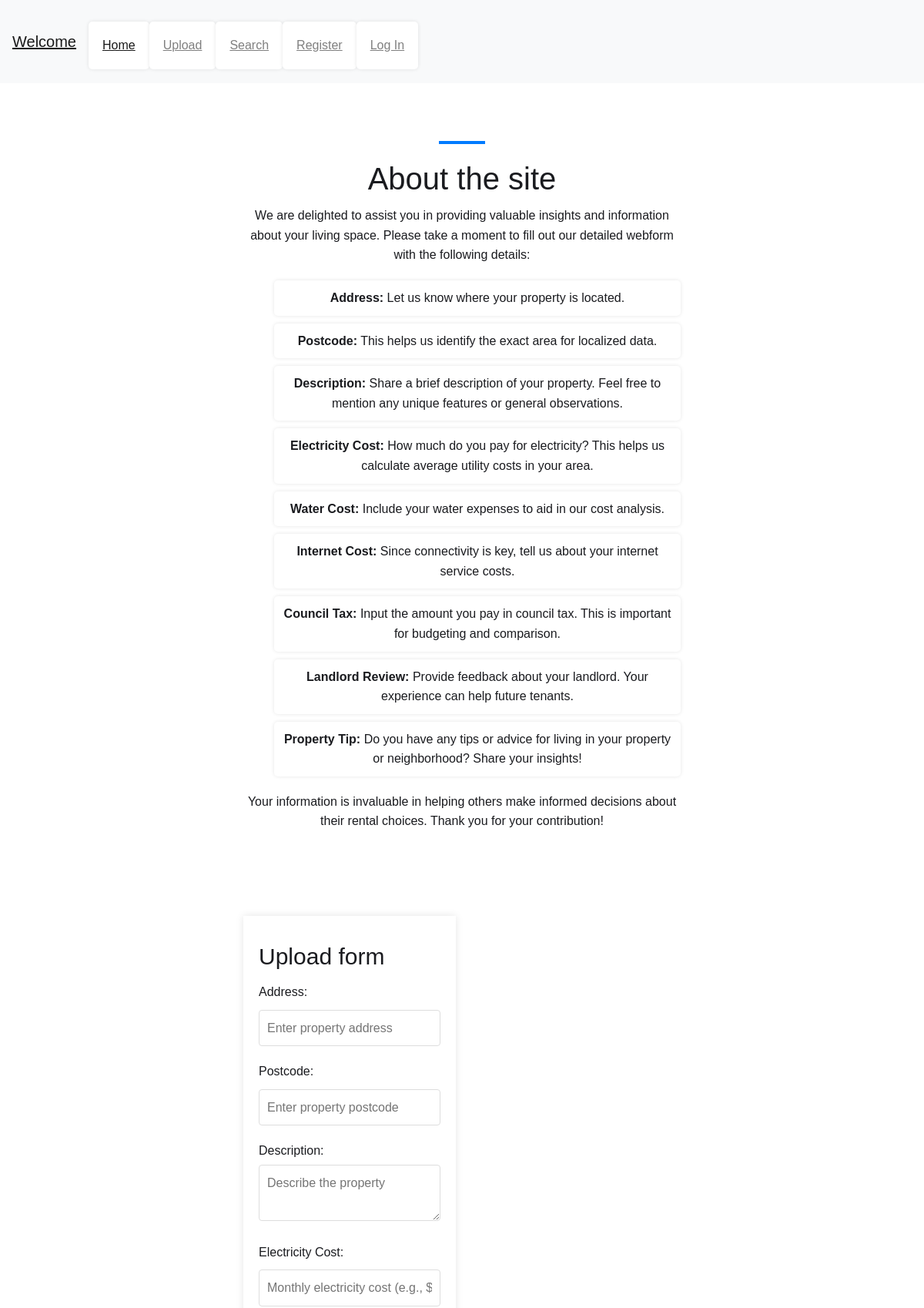
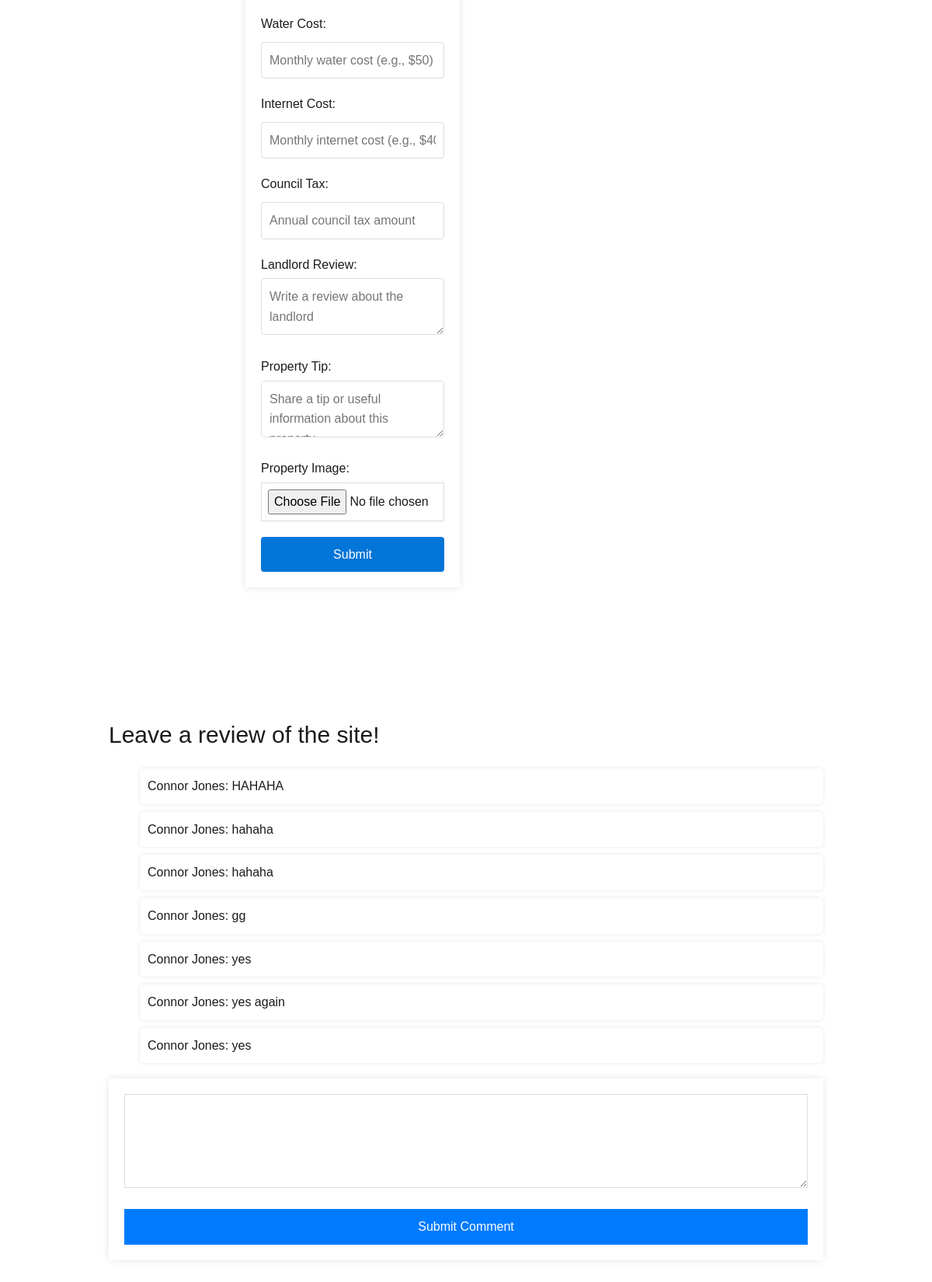
/about (upper part), run on the app's committed database (2 pictures, top to bottom).
### tables this page shows
CREATE TABLE "comments" (
	"id"	INTEGER,
	"user_id"	INTEGER,
	"page"	TEXT,
	"comment_text"	INTEGER,
	PRIMARY KEY("id")
);

CREATE TABLE "users" (
	"id"	INTEGER,
	"first_name"	TEXT,
	"last_name"	TEXT,
	"email"	TEXT,
	"password"	TEXT,
	PRIMARY KEY("id")
);

### app.py (the view, shortened to what this page needs)
@app.route('/about', methods=['GET', 'POST'])
def about():
    title = "About"
    page = 'about'  # Initialize the page variable
    conn = sqlite3.connect('your_database.db')
    c = conn.cursor()
    c.execute('SELECT users.first_name, users.last_name, comments.comment_text FROM comments JOIN users ON comments.user_id = users.id WHERE comments.page = ?', (page,))
    comments = c.fetchall()
    original_content = "Your original about page content goes here..."
    conn.close()
    return render_template("about.html", title=title, page=page, comments=comments, original_content=original_content)

### templates/about.html (shortened to what this page needs)
{% extends 'base.html' %}
{% block content %}
<div class="section">
  <div class="container">
    <div class="about-center">
      <div class="about-head-text-wrap">
        <div class="label cc-about-light"></div>
        <h2 class="hi-there-heading">About the site</h2>
        <p>We are delighted to assist you in providing valuable insights and information about your living space. Please take a moment to fill out our detailed webform with the following details:</p>
<ul>
    <li><strong>Address:</strong> Let us know where your property is located.</li>
    <li><strong>Postcode:</strong> This helps us identify the exact area for localized data.</li>
    <li><strong>Description:</strong> Share a brief description of your property. Feel free to mention any unique features or general observations.</li>
    <li><strong>Electricity Cost:</strong> How much do you pay for electricity? This helps us calculate average utility costs in your area.</li>
    <li><strong>Water Cost:</strong> Include your water expenses to aid in our cost analysis.</li>
    <li><strong>Internet Cost:</strong> Since connectivity is key, tell us about your internet service costs.</li>
    <li><strong>Council Tax:</strong> Input the amount you pay in council tax. This is important for budgeting and comparison.</li>
    <li><strong>Landlord Review:</strong> Provide feedback about your landlord. Your experience can help future tenants.</li>
    <li><strong>Property Tip:</strong> Do you have any tips or advice for living in your property or neighborhood? Share your insights!</li>
</ul>
<p>Your information is invaluable in helping others make informed decisions about their rental choices. Thank you for your contribution!</p>
      </div>
    </div>
  </div>
</div>
<div class="section">
  <div class="container">
    <div class="w-layout-grid skills-grid">
      <div id="w-node-dac044b7-be90-60f3-414d-4224828ffd8a-76c65c7a" class="skillset-wrap">
        <div class="property-details">
          <form action="/submit-property" method="post" enctype="multipart/form-data">
            <h3>Upload form</h3>
            <label for="address">Address:</label>
            <input type="text" name="address" placeholder="Enter property address"><br>
            <label for="postcode">Postcode:</label>
            <input type="text" name="postcode" placeholder="Enter property postcode"><br>
            <label for="description">Description:</label>
            <textarea name="description" placeholder="Describe the property"></textarea><br>
            <label for="electricity">Electricity Cost:</label>
            <input type="text" name="electricity" placeholder="Monthly electricity cost (e.g., $100)"><br>
            <label for="water">Water Cost:</label>
            <input type="text" name="water" placeholder="Monthly water cost (e.g., $50)"><br>
            <label for="internet">Internet Cost:</label>
            <input type="text" name="internet" placeholder="Monthly internet cost (e.g., $40)"><br>
            <label for="council_tax">Council Tax:</label>
            <input type="text" name="council_tax" placeholder="Annual council tax amount"><br>
            <label for="landlord_review">Landlord Review:</label>
            <textarea name="landlord_review" placeholder="Write a review about the landlord"></textarea><br>
            <label for="property_tip">Property Tip:</label>
            <textarea name="property_tip" placeholder="Share a tip or useful information about this property"></textarea><br>
            <label for="image">Property Image:</label>
            <input type="file" name="file" accept="image/png, image/jpeg, image/gif"><br>
            <input type="submit" value="Submit">
        </form>
      </div>
</body>
<div class="container">
  {% if comments %}
  <h3>Leave a review of the site!</h3>
  <ul>
    {% for comment in comments %}
    <li>{{ comment[0] }} {{ comment[1] }}: {{ comment[2] }}</li>
    {% endfor %}
  </ul>
  {% endif %}
  <form action="{{ url_for('about') }}" method="post">
    <textarea name="comment_text" rows="4" cols="50"></textarea><br>
    <input type="submit" value="Submit Comment">
  </form>
</div>
{% endblock %}

### templates/base.html (shortened to what this page needs)
<!doctype html>
<html lang="en">
<head>
    <link rel="stylesheet" href="https://cdn.jsdelivr.net/npm/bootstrap@4.4.1/dist/css/bootstrap.min.css">
    <link rel="stylesheet" href="static/css/Style.css">
</head>
<body>
<nav class="navbar navbar-expand-lg navbar-light bg-light">
    <a class="navbar-brand" href="{{ url_for('index')}}">Welcome</a>
    <div class="collapse navbar-collapse" id="navbarSupportedContent">
      <ul class="navbar-nav mr-auto">
          <li class="nav-item active">
              <a class="nav-link" href="{{ url_for('index')}}">Home <span class="sr-only">(current)</span></a>
          </li>
          <li class="nav-item">
              <a class="nav-link" href="{{ url_for('about')}}">Upload</a>
          </li>
          <li class="nav-item">
              <a class="nav-link" href="{{ url_for('quality')}}">Search</a>
          </li>
          {% if 'user' not in session %}
          <li class="nav-item">
            <a class="nav-link" href="{{ url_for('register')}}">Register</a>
            {% endif %}
        {% if 'user' in session %}
            <li class="nav-item">
                <a class="nav-link" href="{{ url_for('profile') }}">Welcome {{ session['user']['first_name'] }}!</a>
            </li>
          {% else %}
              <li class="nav-item">
                  <a class="nav-link" href="{{ url_for('login')}}">Log In</a>
              </li>
          {% endif %}
      </ul>
  </div>
</nav>
<br/>
{% block content %}
{% endblock %}
</body>
</html>

### static/css/style.css (style rules this page uses)
body { background: white; font-family: 'Montserrat', sans-serif; color: #1a1b1f; font-size: 16px; line-height: 1.6; }
h2, h3, h4, h5, h6 { margin-top: 10px; margin-bottom: 10px; font-weight: 400; }
h2 { font-size: 36px; line-height: 50px; }
h3 { font-size: 30px; line-height: 46px; }
p, label, .paragraph-small, .paragraph-tiny, .paragraph-bigger { margin-bottom: 10px; }
a { display: block; color: #1a1b1f; text-decoration: underline; transition: opacity 200ms ease; }
ul { margin-top: 20px; margin-bottom: 20px; padding-left: 40px; list-style-type: disc; }
li { margin-bottom: 10px; }
.w-layout-grid, .Homepage-image, .works-grid { display: grid; }
.w-layout-grid { grid-auto-columns: 1fr; grid-template-columns: 1fr 1fr; grid-template-rows: auto auto; grid-gap: 16px; }
.container { width: 80%; margin: auto; overflow: hidden; }
body { font-family: 'Montserrat', sans-serif; color: #1a1b1f; background: white; font-size: 16px; line-height: 1.6; }
.section { padding: 20px 0; }
.property-details label { display: block; margin: 10px 0 5px; }
.property-details input[type='text'], .property-details textarea { width: 100%; padding: 10px; margin-bottom: 10px; border: 1px solid #ddd; border-radius: 4px; }
.property-details input[type='submit'] { background-color: #0275d8; color: white; padding: 10px 20px; border: none; border-radius: 4px; cursor: pointer; }
.about-center { display: flex; justify-content: center; align-items: center; }
.about-head-text-wrap { max-width: 600px; margin: 0 auto; }
.section { max-width: 800px; margin: auto; padding: 20px; }
form { margin-bottom: 10px; }
input[type="text"], select { padding: 10px; margin: 5px 0; border: 1px solid #ccc; border-radius: 4px; width: calc(100% - 22px); }
.about-center { text-align: center; }
.hi-there-heading { font-size: 2.5rem; margin-bottom: 10px; }
.cc-about-light { display: block; height: 4px; width: 60px; background-color: #007bff; margin: 10px auto 20px; }
form { background: #fff; padding: 20px; box-shadow: 0px 0px 10px rgba(0, 0, 0, 0.1); }
form label { display: block; margin-bottom: 5px; }
form input[type='text'], form textarea, form input[type='file'] { width: 100%; padding: 8px; margin-bottom: 20px; border: 1px solid #ddd; }
form input[type='submit'] { display: block; width: 100%; padding: 10px; background-color: #007bff; color: white; border: 0; cursor: pointer; }
ul { list-style-type: none; margin-bottom: 20px; }
ul li { background: #fff; padding: 10px; margin-bottom: 10px; border-radius: 5px; box-shadow: 0px 0px 5px rgba(0, 0, 0, 0.1); }
.container { padding: 20px; }
.section { margin-bottom: 20px; }

### data on the page
comments: first_name "Connor", last_name "Jones", comment_text "HAHAHA"
comments: first_name "Connor", last_name "Jones", comment_text "hahaha"
comments: first_name "Connor", last_name "Jones", comment_text "hahaha"
comments: first_name "Connor", last_name "Jones", comment_text "gg"
comments: first_name "Connor", last_name "Jones", comment_text "yes"
comments: first_name "Connor", last_name "Jones", comment_text "yes again"
comments: first_name "Connor", last_name "Jones", comment_text "yes"
